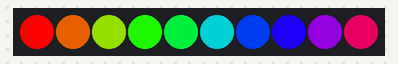
Simulated run of this sketch. Board: ESP8266 (NodeMCU). Parts: 10 RGB LEDs in strip order, left to right. The strip is taken to match the declared colour order.

Above: at 0.15 s.
At 5.04 s:
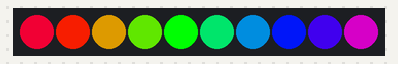
At 9.94 s:
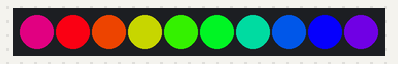
At 20.04 s:
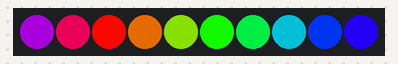
At 29.72 s:
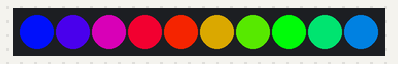
At 39.82 s:
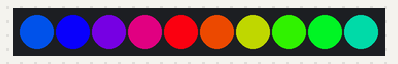

The sketch:

Neopixels.ino
```cpp
#include <Adafruit_NeoPixel.h>

#define NUM_PIXELS 10
#define NEOPIXEL_PIN D7
Adafruit_NeoPixel strip(NUM_PIXELS, NEOPIXEL_PIN, NEO_RGB | NEO_KHZ800);
//Adafruit_NeoPixel strip(NUM_PIXELS, NEOPIXEL_PIN, NEO_RGBW | NEO_KHZ800);

//TO BE MODIFIED according to need
//Parameters for Solid display
#define SOLID_LIST_LEN 7
byte solidColours[SOLID_LIST_LEN][3] =
  {
    {0x10,0x10,0x10},
    {0x00,0x10,0x10},
    {0x00,0x00,0x10},
    {0x00,0x10,0x00},
    {0x10,0x00,0x00},
    {0x10,0x10,0x00},
    {0x10,0x00,0x10}
  };
int solidIndex=0;

//TO BE MODIFIED according to need
//Parameters for Gradual display
byte gradColours[NUM_PIXELS][4];
int gHead = 0;

void setup()
{
  Serial.begin(115200);
  strip.begin();

//  //SolidColour sections
//  solidIndex=0;
//
//  //GradualColour sections
//  gHead=0;
//  setupGradPixels(NUM_PIXELS, 0x00, 0x00, 0x00);
//
//  //Setup MRT lights (4 white, the rest blue)
//  setupGradPixels(NUM_PIXELS, 0x05, 0x05, 0x0a);
//  for(int i=0; i<4; i++)
//    setGradPixel(i, 0x05, 0x05, 0x05);
}

void loop()
{

  rainbowCycle(20);

//  strip.show();
  delay(100);
}


// Slightly different, this makes the rainbow equally distributed throughout
void rainbowCycle(uint8_t wait) {
  uint16_t i, j;

  for(j=0; j<256*5; j++) { // 5 cycles of all colors on wheel
    for(i=0; i< strip.numPixels(); i++) {
      strip.setPixelColor(i, Wheel(((i * 256 / strip.numPixels()) + j) & 255));
    }
    strip.show();
    delay(wait);
  }
}

// Input a value 0 to 255 to get a color value.
// The colours are a transition r - g - b - back to r.
uint32_t Wheel(byte WheelPos) {
  WheelPos = 255 - WheelPos;
  if(WheelPos < 85) {
    return strip.Color(255 - WheelPos * 3, 0, WheelPos * 3);
  }
  if(WheelPos < 170) {
    WheelPos -= 85;
    return strip.Color(0, WheelPos * 3, 255 - WheelPos * 3);
  }
  WheelPos -= 170;
  return strip.Color(WheelPos * 3, 255 - WheelPos * 3, 0);
}

//==== Gradual Colour section
/*void gradColorCycle()
{
 int j = gHead;
  for(int i=0; i<NUM_PIXELS; i++, j++)
  {//i=neopixel position, j=colour to assign to that pixel from gradColours
    j = j % SOLID_LIST_LEN;
    setColor(i,gradColours[j][0], gradColours[j][1], gradColours[j][2]);
  }
  gHead = abs(gHead+1) % NUM_PIXELS;
}

*/
void setupGradPixels(int numpixels, byte r, byte g, byte b)
{
  for(int i=0; i<numpixels; i++)
  {
    setGradPixel(i, r, g, b);
  }
}

void setGradPixel(int pos, byte r, byte g, byte b)
{
  gradColours[pos][0] = r;
  gradColours[pos][1] = g;
  gradColours[pos][2] = b;
}


//======== Common functions


\
```
